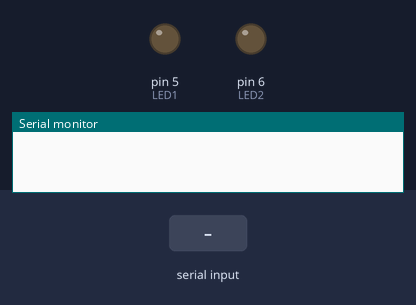
This sketch was run on a simulated Arduino Uno, built with avr-gcc and run on an emulated ATmega328P. On the bench: output pins drawn as LEDs (lit = HIGH), the last lines printed to the serial monitor. The test bench sets the inputs (shaded band).

Above: at 1.2 s.
1.3 s: "1on\n" received over Serial
At 2.1 s:
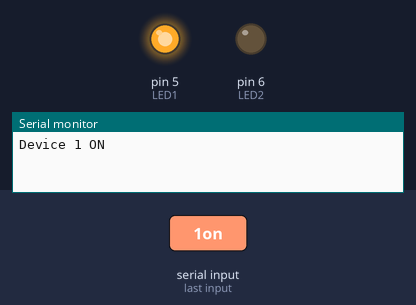
2.8 s: "2on\n" received over Serial
At 3.2 s:
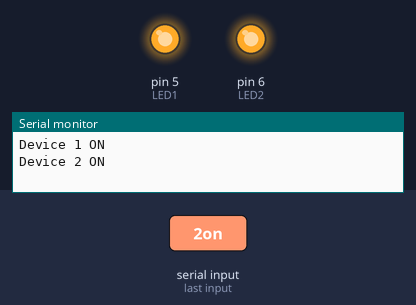
4.3 s: "1off\n" received over Serial
At 5.5 s:
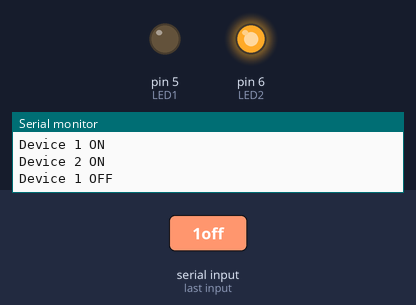
5.8 s: "2off\n" received over Serial
At 6.8 s:
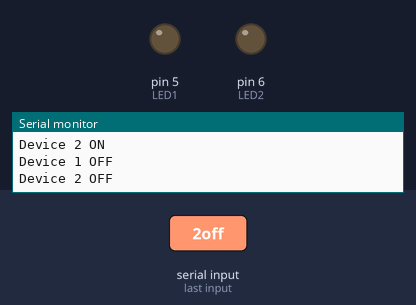
Timing chart, 0 to 8.3 s (numbered marks = the images above; inputs shaded):
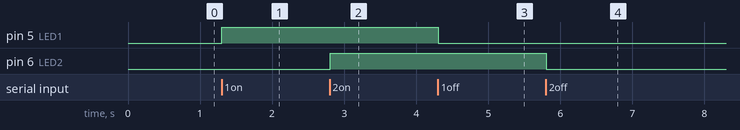

Measured:
- after the input at 1.3 s, pin 5 (LED1): LOW → HIGH at once
- after the input at 2.8 s, pin 6 (LED2): LOW → HIGH at once
- after the input at 4.3 s, pin 5 (LED1): HIGH → LOW at once
- after the input at 5.8 s, pin 6 (LED2): HIGH → LOW at once

The sketch:

code.ino
```cpp
String command;

void setup() {
  Serial.begin(9600);
  pinMode(5, OUTPUT);  // LED1
  pinMode(6, OUTPUT);  // LED2
}

void loop() {
  if (Serial.available()) {
    command = Serial.readStringUntil('\n');

    if (command == "1on") {
      digitalWrite(5, HIGH);
      Serial.println("Device 1 ON");
    } else if (command == "1off") {
      digitalWrite(5, LOW);
      Serial.println("Device 1 OFF");
    } else if (command == "2on") {
      digitalWrite(6, HIGH);
      Serial.println("Device 2 ON");
    } else if (command == "2off") {
      digitalWrite(6, LOW);
      Serial.println("Device 2 OFF");
    }
  }
}
```
